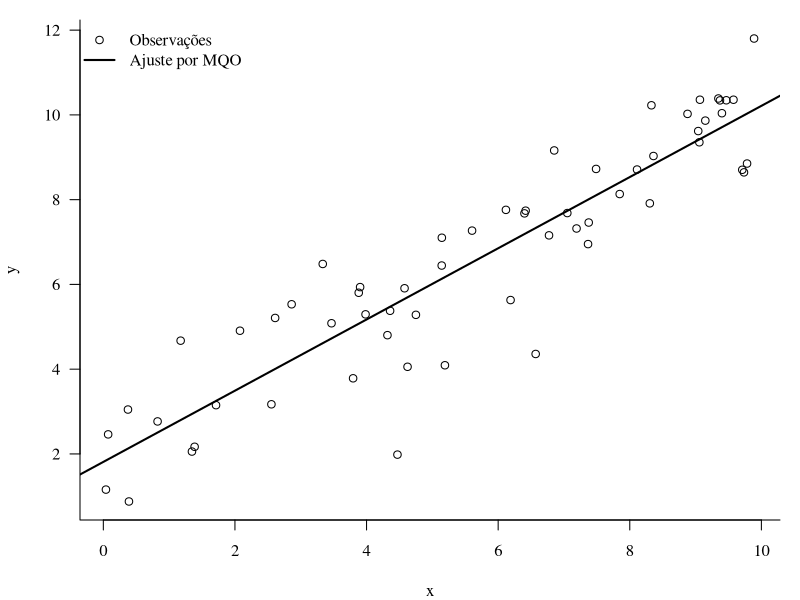

Write R code to recreate this figure.
## ---- chunk 1
#| label: setup-ols
#| include: false
set.seed(42)
n <- 60
x <- runif(n, 0, 10)
y <- 2 + 0.8 * x + rnorm(n, 0, 1.2)
fit <- lm(y ~ x)            # forma fechada do MQO: (X'X)^{-1} X'y
## ---- chunk 2
#| label: tbl-coef
#| tbl-cap: "Estimativas de mínimos quadrados ordinários. Fonte: elaboração própria (2026)."
#| echo: false
s <- summary(fit)$coefficients
fmt <- function(v) formatC(v, format = "f", digits = 2, decimal.mark = ",")
tab <- data.frame(
  coef = c("$\\beta_0$ (intercepto)", "$\\beta_1$ (inclinação)"),
  est  = fmt(s[, "Estimate"]),
  se   = fmt(s[, "Std. Error"]),
  tval = fmt(s[, "t value"])
)
knitr::kable(
  tab, booktabs = TRUE, escape = FALSE, align = "lccc", row.names = FALSE,
  col.names = c("Coeficiente", "Estimativa", "Erro-padrão", "Estatística $t$")
)
## ---- chunk 3
#| label: fig-regressao
#| fig-cap: "Reta de regressão ajustada por mínimos quadrados ordinários. Fonte: elaboração própria (2026)."
#| out-width: "75%"
#| fig-width: 6
#| fig-height: 4
#| echo: false
op <- par(mar = c(4, 4, 1, 1), family = "serif")
plot(x, y, pch = 1, xlab = "x", ylab = "y", bty = "l", las = 1)
abline(fit, lwd = 2)
legend("topleft", bty = "n",
       legend = c("Observações", "Ajuste por MQO"),
       pch = c(1, NA), lty = c(NA, 1), lwd = c(NA, 2))
par(op)
